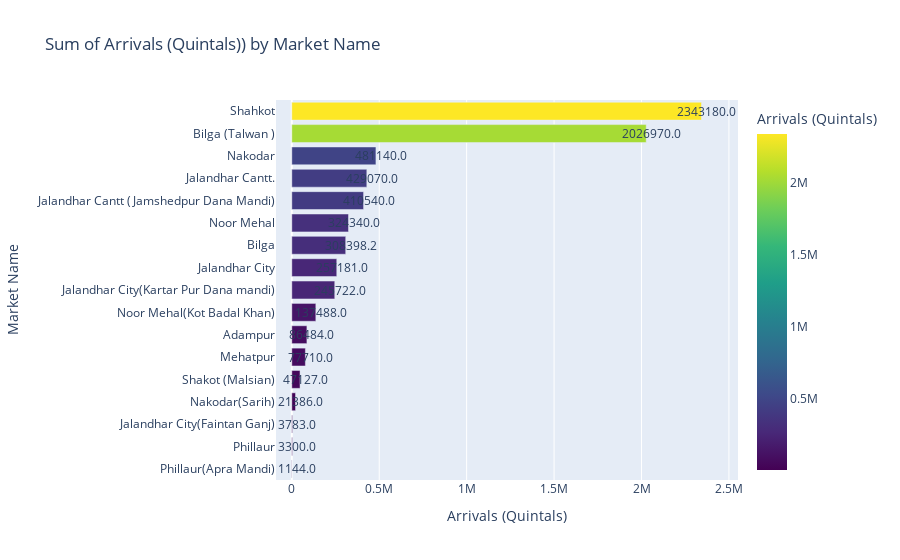

Here is the notebook cell this chart was saved with:
### Code cell
import plotly.express as px
# Create a bar plot using Plotly
sum_tonnes_market = jalandhar.groupby('Market Name')['Arrivals (Quintals)'].sum().reset_index().sort_values(by='Arrivals (Quintals)')
fig = px.bar(sum_tonnes_market, x='Arrivals (Quintals)', y='Market Name', orientation='h',
             title='Sum of Arrivals (Quintals)) by Market Name',
             color='Arrivals (Quintals)',
             color_continuous_scale='viridis')
# Add text annotations to the bars
for i in range(len(sum_tonnes_market)):
    fig.add_annotation(x=sum_tonnes_market['Arrivals (Quintals)'][i], y=sum_tonnes_market['Market Name'][i],
                       text=str(sum_tonnes_market['Arrivals (Quintals)'][i]), showarrow=False, xshift=5)

# Show the plot
fig.show()
fig.write_html('Sum of Arrivals (Quintal) by Market Name.html')

### Figure 1 — Plotly figure (JSON) as saved in the notebook; plotly's stock layout.template omitted (floating-point values rounded to 4 significant figures)
{"data": [{"alignmentgroup": "True", "hovertemplate": "Arrivals (Quintals)=%{marker.color}<br>Market Name=%{y}<extra></extra>", "legendgroup": "", "marker": {"color": [1144, 3300, 3783, 21386, 47127, 77710, 86484, 137488, 245722, 257181, 308400.0, 324340, 410540, 429070, 481140, 2026970, 2343180], "coloraxis": "coloraxis", "pattern": {"shape": ""}}, "name": "", "offsetgroup": "", "orientation": "h", "showlegend": false, "textposition": "auto", "type": "bar", "x": [1144, 3300, 3783, 21386, 47127, 77710, 86484, 137488, 245722, 257181, 308400.0, 324340, 410540, 429070, 481140, 2026970, 2343180], "xaxis": "x", "y": ["Phillaur(Apra Mandi)", "Phillaur", "Jalandhar City(Faintan Ganj)", "Nakodar(Sarih)", "Shakot (Malsian)", "Mehatpur", "Adampur", "Noor Mehal(Kot Badal Khan)", "Jalandhar City(Kartar Pur Dana mandi)", "Jalandhar City", "Bilga", "Noor Mehal", "Jalandhar Cantt (Jamshedpur Dana Mandi)", "Jalandhar Cantt.", "Nakodar", "Bilga (Talwan )", "Shahkot"], "yaxis": "y"}], "layout": {"annotations": [{"showarrow": false, "text": "86484.0", "x": 86484, "xshift": 5, "y": "Adampur"}, {"showarrow": false, "text": "308398.2", "x": 308400.0, "xshift": 5, "y": "Bilga"}, {"showarrow": false, "text": "2026970.0", "x": 2026970, "xshift": 5, "y": "Bilga (Talwan )"}, {"showarrow": false, "text": "410540.0", "x": 410540, "xshift": 5, "y": "Jalandhar Cantt (Jamshedpur Dana Mandi)"}, {"showarrow": false, "text": "429070.0", "x": 429070, "xshift": 5, "y": "Jalandhar Cantt."}, {"showarrow": false, "text": "257181.0", "x": 257181, "xshift": 5, "y": "Jalandhar City"}, {"showarrow": false, "text": "3783.0", "x": 3783, "xshift": 5, "y": "Jalandhar City(Faintan Ganj)"}, {"showarrow": false, "text": "245722.0", "x": 245722, "xshift": 5, "y": "Jalandhar City(Kartar Pur Dana mandi)"}, {"showarrow": false, "text": "77710.0", "x": 77710, "xshift": 5, "y": "Mehatpur"}, {"showarrow": false, "text": "481140.0", "x": 481140, "xshift": 5, "y": "Nakodar"}, {"showarrow": false, "text": "21386.0", "x": 21386, "xshift": 5, "y": "Nakodar(Sarih)"}, {"showarrow": false, "text": "324340.0", "x": 324340, "xshift": 5, "y": "Noor Mehal"}, {"showarrow": false, "text": "137488.0", "x": 137488, "xshift": 5, "y": "Noor Mehal(Kot Badal Khan)"}, {"showarrow": false, "text": "3300.0", "x": 3300, "xshift": 5, "y": "Phillaur"}, {"showarrow": false, "text": "1144.0", "x": 1144, "xshift": 5, "y": "Phillaur(Apra Mandi)"}, {"showarrow": false, "text": "2343180.0", "x": 2343180, "xshift": 5, "y": "Shahkot"}, {"showarrow": false, "text": "47127.0", "x": 47127, "xshift": 5, "y": "Shakot (Malsian)"}], "barmode": "relative", "coloraxis": {"colorbar": {"title": {"text": "Arrivals (Quintals)"}}, "colorscale": [[0, "#440154"], [0.1111, "#482878"], [0.2222, "#3e4989"], [0.3333, "#31688e"], [0.4444, "#26828e"], [0.5556, "#1f9e89"], [0.6667, "#35b779"], [0.7778, "#6ece58"], [0.8889, "#b5de2b"], [1, "#fde725"]]}, "legend": {"tracegroupgap": 0}, "title": {"text": "Sum of Arrivals (Quintals)) by Market Name"}, "xaxis": {"anchor": "y", "domain": [0, 1], "title": {"text": "Arrivals (Quintals)"}}, "yaxis": {"anchor": "x", "domain": [0, 1], "title": {"text": "Market Name"}}}}
